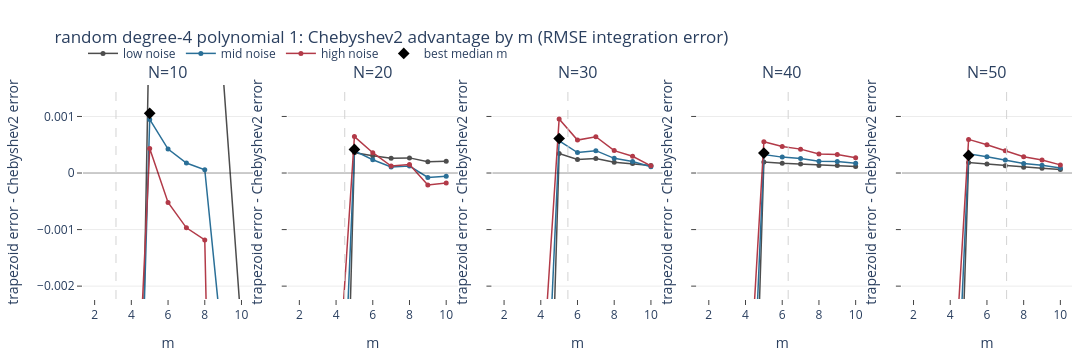
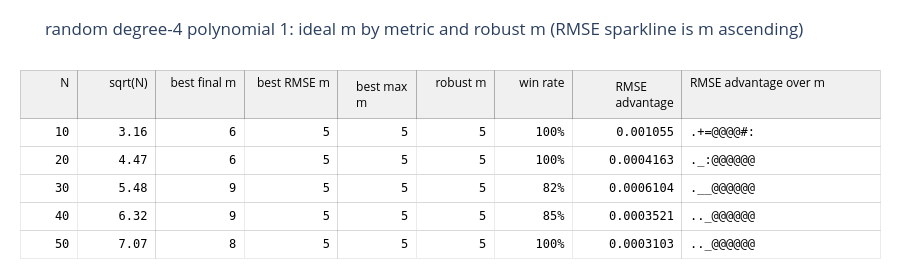
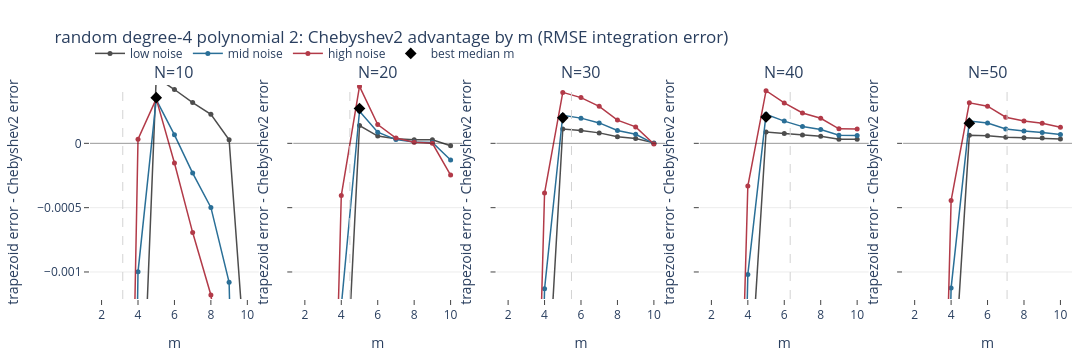
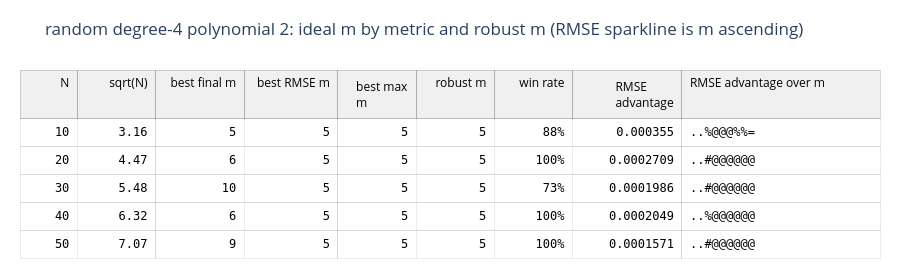

The code cell stored with these charts, in order, in its notebook:
### Markdown cell above
## Decision-oriented Plotly views

These views use the same comparison dataframe as the heatmaps above. Positive advantage is `trapezoid error - Chebyshev2 error`, so values above zero favor Chebyshev2. The diamond marks the best median RMSE `m`; the light grey dashed line is `sqrt(N)`. The table reports ideal `m` by metric plus a rank-based robust `m`.

### Code cell
for function in FUNCTIONS:
    display(
        plot_advantage_curves_by_sample_count(
            comparisons,
            function.name,
            selected_sample_counts=SAMPLE_COUNTS,
            metric="rmse_error",
            y_range_min_m=POLYNOMIAL_NODE_COUNT,
        )
    )
    display(
        plot_robust_m_table(
            comparisons,
            function.name,
            selected_sample_counts=SAMPLE_COUNTS,
        )
    )

### Figure 1 — Plotly figure (JSON) as saved in the notebook; plotly's stock layout.template omitted (floating-point values rounded to 4 significant figures)
{"data": [{"customdata": [["10", "low noise"], ["10", "low noise"], ["10", "low noise"], ["10", "low noise"], ["10", "low noise"], ["10", "low noise"], ["10", "low noise"], ["10", "low noise"], ["10", "low noise"]], "hovertemplate": "N=%{customdata[0]}<br>m=%{x}<br>noise band=%{customdata[1]}<br>advantage=%{y:.4g}<extra></extra>", "legendgroup": "low noise", "line": {"color": "#4d4d4d", "width": 1.5}, "marker": {"size": 5}, "mode": "lines+markers", "name": "low noise", "showlegend": true, "type": "scatter", "x": [2, 3, 4, 5, 6, 7, 8, 9, 10], "xaxis": "x", "y": [-0.02555, -0.01214, -0.01453, 0.003138, 0.00296, 0.002876, 0.002835, 0.001734, -0.002768], "yaxis": "y"}, {"customdata": [["10", "mid noise"], ["10", "mid noise"], ["10", "mid noise"], ["10", "mid noise"], ["10", "mid noise"], ["10", "mid noise"], ["10", "mid noise"], ["10", "mid noise"], ["10", "mid noise"]], "hovertemplate": "N=%{customdata[0]}<br>m=%{x}<br>noise band=%{customdata[1]}<br>advantage=%{y:.4g}<extra></extra>", "legendgroup": "mid noise", "line": {"color": "#2a6f97", "width": 1.5}, "marker": {"size": 5}, "mode": "lines+markers", "name": "mid noise", "showlegend": true, "type": "scatter", "x": [2, 3, 4, 5, 6, 7, 8, 9, 10], "xaxis": "x", "y": [-0.01814, -0.008613, -0.01018, 0.0009472, 0.0004235, 0.0001769, 5.856e-05, -0.003173, -0.01638], "yaxis": "y"}, {"customdata": [["10", "high noise"], ["10", "high noise"], ["10", "high noise"], ["10", "high noise"], ["10", "high noise"], ["10", "high noise"], ["10", "high noise"], ["10", "high noise"], ["10", "high noise"]], "hovertemplate": "N=%{customdata[0]}<br>m=%{x}<br>noise band=%{customdata[1]}<br>advantage=%{y:.4g}<extra></extra>", "legendgroup": "high noise", "line": {"color": "#b23a48", "width": 1.5}, "marker": {"size": 5}, "mode": "lines+markers", "name": "high noise", "showlegend": true, "type": "scatter", "x": [2, 3, 4, 5, 6, 7, 8, 9, 10], "xaxis": "x", "y": [-0.009995, -0.00541, -0.006434, 0.0004318, -0.0005205, -0.0009688, -0.001184, -0.007059, -0.03107], "yaxis": "y"}, {"hovertemplate": "best median m=%{x}<br>median advantage=%{y:.4g}<extra></extra>", "legendgroup": "best median m", "marker": {"color": "black", "size": 9, "symbol": "diamond"}, "mode": "markers", "name": "best median m", "showlegend": true, "type": "scatter", "x": [5], "xaxis": "x", "y": [0.001055], "yaxis": "y"}, {"customdata": [["20", "low noise"], ["20", "low noise"], ["20", "low noise"], ["20", "low noise"], ["20", "low noise"], ["20", "low noise"], ["20", "low noise"], ["20", "low noise"], ["20", "low noise"]], "hovertemplate": "N=%{customdata[0]}<br>m=%{x}<br>noise band=%{customdata[1]}<br>advantage=%{y:.4g}<extra></extra>", "legendgroup": "low noise", "line": {"color": "#4d4d4d", "width": 1.5}, "marker": {"size": 5}, "mode": "lines+markers", "name": "low noise", "showlegend": false, "type": "scatter", "x": [2, 3, 4, 5, 6, 7, 8, 9, 10], "xaxis": "x2", "y": [-0.01483, -0.01196, -0.01171, 0.0003604, 0.0003069, 0.0002628, 0.0002676, 0.0001999, 0.0002064], "yaxis": "y2"}, {"customdata": [["20", "mid noise"], ["20", "mid noise"], ["20", "mid noise"], ["20", "mid noise"], ["20", "mid noise"], ["20", "mid noise"], ["20", "mid noise"], ["20", "mid noise"], ["20", "mid noise"]], "hovertemplate": "N=%{customdata[0]}<br>m=%{x}<br>noise band=%{customdata[1]}<br>advantage=%{y:.4g}<extra></extra>", "legendgroup": "mid noise", "line": {"color": "#2a6f97", "width": 1.5}, "marker": {"size": 5}, "mode": "lines+markers", "name": "mid noise", "showlegend": false, "type": "scatter", "x": [2, 3, 4, 5, 6, 7, 8, 9, 10], "xaxis": "x2", "y": [-0.009244, -0.007798, -0.007278, 0.0003923, 0.0002355, 0.0001076, 0.0001235, -7.825e-05, -5.923e-05], "yaxis": "y2"}, {"customdata": [["20", "high noise"], ["20", "high noise"], ["20", "high noise"], ["20", "high noise"], ["20", "high noise"], ["20", "high noise"], ["20", "high noise"], ["20", "high noise"], ["20", "high noise"]], "hovertemplate": "N=%{customdata[0]}<br>m=%{x}<br>noise band=%{customdata[1]}<br>advantage=%{y:.4g}<extra></extra>", "legendgroup": "high noise", "line": {"color": "#b23a48", "width": 1.5}, "marker": {"size": 5}, "mode": "lines+markers", "name": "high noise", "showlegend": false, "type": "scatter", "x": [2, 3, 4, 5, 6, 7, 8, 9, 10], "xaxis": "x2", "y": [-0.004884, -0.004722, -0.004284, 0.0006444, 0.0003593, 0.0001241, 0.0001494, -0.0002112, -0.0001766], "yaxis": "y2"}, {"hovertemplate": "best median m=%{x}<br>median advantage=%{y:.4g}<extra></extra>", "legendgroup": "best median m", "marker": {"color": "black", "size": 9, "symbol": "diamond"}, "mode": "markers", "name": "best median m", "showlegend": false, "type": "scatter", "x": [5], "xaxis": "x2", "y": [0.0004163], "yaxis": "y2"}, {"customdata": [["30", "low noise"], ["30", "low noise"], ["30", "low noise"], ["30", "low noise"], ["30", "low noise"], ["30", "low noise"], ["30", "low noise"], ["30", "low noise"], ["30", "low noise"]], "hovertemplate": "N=%{customdata[0]}<br>m=%{x}<br>noise band=%{customdata[1]}<br>advantage=%{y:.4g}<extra></extra>", "legendgroup": "low noise", "line": {"color": "#4d4d4d", "width": 1.5}, "marker": {"size": 5}, "mode": "lines+markers", "name": "low noise", "showlegend": false, "type": "scatter", "x": [2, 3, 4, 5, 6, 7, 8, 9, 10], "xaxis": "x3", "y": [-0.01214, -0.01105, -0.01037, 0.0003434, 0.0002403, 0.000257, 0.0001893, 0.0001662, 0.0001322], "yaxis": "y3"}, {"customdata": [["30", "mid noise"], ["30", "mid noise"], ["30", "mid noise"], ["30", "mid noise"], ["30", "mid noise"], ["30", "mid noise"], ["30", "mid noise"], ["30", "mid noise"], ["30", "mid noise"]], "hovertemplate": "N=%{customdata[0]}<br>m=%{x}<br>noise band=%{customdata[1]}<br>advantage=%{y:.4g}<extra></extra>", "legendgroup": "mid noise", "line": {"color": "#2a6f97", "width": 1.5}, "marker": {"size": 5}, "mode": "lines+markers", "name": "mid noise", "showlegend": false, "type": "scatter", "x": [2, 3, 4, 5, 6, 7, 8, 9, 10], "xaxis": "x3", "y": [-0.007877, -0.007179, -0.006652, 0.000568, 0.0003617, 0.0003951, 0.0002597, 0.0002047, 0.0001116], "yaxis": "y3"}, {"customdata": [["30", "high noise"], ["30", "high noise"], ["30", "high noise"], ["30", "high noise"], ["30", "high noise"], ["30", "high noise"], ["30", "high noise"], ["30", "high noise"], ["30", "high noise"]], "hovertemplate": "N=%{customdata[0]}<br>m=%{x}<br>noise band=%{customdata[1]}<br>advantage=%{y:.4g}<extra></extra>", "legendgroup": "high noise", "line": {"color": "#b23a48", "width": 1.5}, "marker": {"size": 5}, "mode": "lines+markers", "name": "high noise", "showlegend": false, "type": "scatter", "x": [2, 3, 4, 5, 6, 7, 8, 9, 10], "xaxis": "x3", "y": [-0.004732, -0.004306, -0.004021, 0.0009568, 0.0005818, 0.0006426, 0.0003964, 0.0002963, 0.000127], "yaxis": "y3"}, {"hovertemplate": "best median m=%{x}<br>median advantage=%{y:.4g}<extra></extra>", "legendgroup": "best median m", "marker": {"color": "black", "size": 9, "symbol": "diamond"}, "mode": "markers", "name": "best median m", "showlegend": false, "type": "scatter", "x": [5], "xaxis": "x3", "y": [0.0006104], "yaxis": "y3"}, {"customdata": [["40", "low noise"], ["40", "low noise"], ["40", "low noise"], ["40", "low noise"], ["40", "low noise"], ["40", "low noise"], ["40", "low noise"], ["40", "low noise"], ["40", "low noise"]], "hovertemplate": "N=%{customdata[0]}<br>m=%{x}<br>noise band=%{customdata[1]}<br>advantage=%{y:.4g}<extra></extra>", "legendgroup": "low noise", "line": {"color": "#4d4d4d", "width": 1.5}, "marker": {"size": 5}, "mode": "lines+markers", "name": "low noise", "showlegend": false, "type": "scatter", "x": [2, 3, 4, 5, 6, 7, 8, 9, 10], "xaxis": "x4", "y": [-0.01151, -0.01116, -0.01015, 0.0001942, 0.0001711, 0.000158, 0.0001339, 0.000132, 0.0001158], "yaxis": "y4"}, {"customdata": [["40", "mid noise"], ["40", "mid noise"], ["40", "mid noise"], ["40", "mid noise"], ["40", "mid noise"], ["40", "mid noise"], ["40", "mid noise"], ["40", "mid noise"], ["40", "mid noise"]], "hovertemplate": "N=%{customdata[0]}<br>m=%{x}<br>noise band=%{customdata[1]}<br>advantage=%{y:.4g}<extra></extra>", "legendgroup": "mid noise", "line": {"color": "#2a6f97", "width": 1.5}, "marker": {"size": 5}, "mode": "lines+markers", "name": "mid noise", "showlegend": false, "type": "scatter", "x": [2, 3, 4, 5, 6, 7, 8, 9, 10], "xaxis": "x4", "y": [-0.008127, -0.008011, -0.007188, 0.0003273, 0.0002811, 0.0002548, 0.0002067, 0.000203, 0.0001706], "yaxis": "y4"}, {"customdata": [["40", "high noise"], ["40", "high noise"], ["40", "high noise"], ["40", "high noise"], ["40", "high noise"], ["40", "high noise"], ["40", "high noise"], ["40", "high noise"], ["40", "high noise"]], "hovertemplate": "N=%{customdata[0]}<br>m=%{x}<br>noise band=%{customdata[1]}<br>advantage=%{y:.4g}<extra></extra>", "legendgroup": "high noise", "line": {"color": "#b23a48", "width": 1.5}, "marker": {"size": 5}, "mode": "lines+markers", "name": "high noise", "showlegend": false, "type": "scatter", "x": [2, 3, 4, 5, 6, 7, 8, 9, 10], "xaxis": "x4", "y": [-0.00524, -0.005467, -0.004978, 0.000554, 0.0004701, 0.0004223, 0.0003348, 0.0003281, 0.0002692], "yaxis": "y4"}, {"hovertemplate": "best median m=%{x}<br>median advantage=%{y:.4g}<extra></extra>", "legendgroup": "best median m", "marker": {"color": "black", "size": 9, "symbol": "diamond"}, "mode": "markers", "name": "best median m", "showlegend": false, "type": "scatter", "x": [5], "xaxis": "x4", "y": [0.0003521], "yaxis": "y4"}, {"customdata": [["50", "low noise"], ["50", "low noise"], ["50", "low noise"], ["50", "low noise"], ["50", "low noise"], ["50", "low noise"], ["50", "low noise"], ["50", "low noise"], ["50", "low noise"]], "hovertemplate": "N=%{customdata[0]}<br>m=%{x}<br>noise band=%{customdata[1]}<br>advantage=%{y:.4g}<extra></extra>", "legendgroup": "low noise", "line": {"color": "#4d4d4d", "width": 1.5}, "marker": {"size": 5}, "mode": "lines+markers", "name": "low noise", "showlegend": false, "type": "scatter", "x": [2, 3, 4, 5, 6, 7, 8, 9, 10], "xaxis": "x5", "y": [-0.01083, -0.01084, -0.009741, 0.0001845, 0.0001582, 0.0001293, 0.0001, 8.441e-05, 6.053e-05], "yaxis": "y5"}, {"customdata": [["50", "mid noise"], ["50", "mid noise"], ["50", "mid noise"], ["50", "mid noise"], ["50", "mid noise"], ["50", "mid noise"], ["50", "mid noise"], ["50", "mid noise"], ["50", "mid noise"]], "hovertemplate": "N=%{customdata[0]}<br>m=%{x}<br>noise band=%{customdata[1]}<br>advantage=%{y:.4g}<extra></extra>", "legendgroup": "mid noise", "line": {"color": "#2a6f97", "width": 1.5}, "marker": {"size": 5}, "mode": "lines+markers", "name": "mid noise", "showlegend": false, "type": "scatter", "x": [2, 3, 4, 5, 6, 7, 8, 9, 10], "xaxis": "x5", "y": [-0.007439, -0.007746, -0.006915, 0.0003386, 0.000286, 0.0002283, 0.0001697, 0.0001384, 9.064e-05], "yaxis": "y5"}, {"customdata": [["50", "high noise"], ["50", "high noise"], ["50", "high noise"], ["50", "high noise"], ["50", "high noise"], ["50", "high noise"], ["50", "high noise"], ["50", "high noise"], ["50", "high noise"]], "hovertemplate": "N=%{customdata[0]}<br>m=%{x}<br>noise band=%{customdata[1]}<br>advantage=%{y:.4g}<extra></extra>", "legendgroup": "high noise", "line": {"color": "#b23a48", "width": 1.5}, "marker": {"size": 5}, "mode": "lines+markers", "name": "high noise", "showlegend": false, "type": "scatter", "x": [2, 3, 4, 5, 6, 7, 8, 9, 10], "xaxis": "x5", "y": [-0.004495, -0.005284, -0.004803, 0.0005945, 0.0004989, 0.0003938, 0.0002873, 0.0002305, 0.0001436], "yaxis": "y5"}, {"hovertemplate": "best median m=%{x}<br>median advantage=%{y:.4g}<extra></extra>", "legendgroup": "best median m", "marker": {"color": "black", "size": 9, "symbol": "diamond"}, "mode": "markers", "name": "best median m", "showlegend": false, "type": "scatter", "x": [5], "xaxis": "x5", "y": [0.0003103], "yaxis": "y5"}], "layout": {"annotations": [{"font": {"size": 16}, "showarrow": false, "text": "N=10", "x": 0.086, "xanchor": "center", "xref": "paper", "y": 1.0, "yanchor": "bottom", "yref": "paper"}, {"font": {"size": 16}, "showarrow": false, "text": "N=20", "x": 0.293, "xanchor": "center", "xref": "paper", "y": 1.0, "yanchor": "bottom", "yref": "paper"}, {"font": {"size": 16}, "showarrow": false, "text": "N=30", "x": 0.5, "xanchor": "center", "xref": "paper", "y": 1.0, "yanchor": "bottom", "yref": "paper"}, {"font": {"size": 16}, "showarrow": false, "text": "N=40", "x": 0.707, "xanchor": "center", "xref": "paper", "y": 1.0, "yanchor": "bottom", "yref": "paper"}, {"font": {"size": 16}, "showarrow": false, "text": "N=50", "x": 0.914, "xanchor": "center", "xref": "paper", "y": 1.0, "yanchor": "bottom", "yref": "paper"}], "height": 360, "legend": {"orientation": "h", "x": 0.0, "xanchor": "left", "y": 1.08, "yanchor": "bottom"}, "margin": {"b": 45, "l": 55, "r": 20, "t": 85}, "shapes": [{"line": {"color": "rgba(0,0,0,0.35)", "width": 1}, "type": "line", "x0": 0, "x1": 1, "xref": "x domain", "y0": 0.0, "y1": 0.0, "yref": "y"}, {"line": {"color": "lightgrey", "dash": "dash", "width": 1}, "type": "line", "x0": 3.162, "x1": 3.162, "xref": "x", "y0": 0, "y1": 1, "yref": "y domain"}, {"line": {"color": "rgba(0,0,0,0.35)", "width": 1}, "type": "line", "x0": 0, "x1": 1, "xref": "x2 domain", "y0": 0.0, "y1": 0.0, "yref": "y2"}, {"line": {"color": "lightgrey", "dash": "dash", "width": 1}, "type": "line", "x0": 4.472, "x1": 4.472, "xref": "x2", "y0": 0, "y1": 1, "yref": "y2 domain"}, {"line": {"color": "rgba(0,0,0,0.35)", "width": 1}, "type": "line", "x0": 0, "x1": 1, "xref": "x3 domain", "y0": 0.0, "y1": 0.0, "yref": "y3"}, {"line": {"color": "lightgrey", "dash": "dash", "width": 1}, "type": "line", "x0": 5.477, "x1": 5.477, "xref": "x3", "y0": 0, "y1": 1, "yref": "y3 domain"}, {"line": {"color": "rgba(0,0,0,0.35)", "width": 1}, "type": "line", "x0": 0, "x1": 1, "xref": "x4 domain", "y0": 0.0, "y1": 0.0, "yref": "y4"}, {"line": {"color": "lightgrey", "dash": "dash", "width": 1}, "type": "line", "x0": 6.325, "x1": 6.325, "xref": "x4", "y0": 0, "y1": 1, "yref": "y4 domain"}, {"line": {"color": "rgba(0,0,0,0.35)", "width": 1}, "type": "line", "x0": 0, "x1": 1, "xref": "x5 domain", "y0": 0.0, "y1": 0.0, "yref": "y5"}, {"line": {"color": "lightgrey", "dash": "dash", "width": 1}, "type": "line", "x0": 7.071, "x1": 7.071, "xref": "x5", "y0": 0, "y1": 1, "yref": "y5 domain"}], "title": {"text": "random degree-4 polynomial 1: Chebyshev2 advantage by m (RMSE integration error)"}, "width": 1200, "xaxis": {"anchor": "y", "domain": [0.0, 0.172], "showgrid": false, "ticks": "outside", "title": {"text": "m"}}, "xaxis2": {"anchor": "y2", "domain": [0.207, 0.379], "showgrid": false, "ticks": "outside", "title": {"text": "m"}}, "xaxis3": {"anchor": "y3", "domain": [0.414, 0.586], "showgrid": false, "ticks": "outside", "title": {"text": "m"}}, "xaxis4": {"anchor": "y4", "domain": [0.621, 0.793], "showgrid": false, "ticks": "outside", "title": {"text": "m"}}, "xaxis5": {"anchor": "y5", "domain": [0.828, 1.0], "showgrid": false, "ticks": "outside", "title": {"text": "m"}}, "yaxis": {"anchor": "x", "domain": [0.0, 1.0], "gridcolor": "rgba(0,0,0,0.08)", "range": [-0.002227, 0.001556], "showgrid": true, "ticks": "outside", "title": {"text": "trapezoid error - Chebyshev2 error"}, "zeroline": false}, "yaxis2": {"anchor": "x2", "domain": [0.0, 1.0], "gridcolor": "rgba(0,0,0,0.08)", "matches": "y", "range": [-0.002227, 0.001556], "showgrid": true, "showticklabels": false, "ticks": "outside", "title": {"text": "trapezoid error - Chebyshev2 error"}, "zeroline": false}, "yaxis3": {"anchor": "x3", "domain": [0.0, 1.0], "gridcolor": "rgba(0,0,0,0.08)", "matches": "y", "range": [-0.002227, 0.001556], "showgrid": true, "showticklabels": false, "ticks": "outside", "title": {"text": "trapezoid error - Chebyshev2 error"}, "zeroline": false}, "yaxis4": {"anchor": "x4", "domain": [0.0, 1.0], "gridcolor": "rgba(0,0,0,0.08)", "matches": "y", "range": [-0.002227, 0.001556], "showgrid": true, "showticklabels": false, "ticks": "outside", "title": {"text": "trapezoid error - Chebyshev2 error"}, "zeroline": false}, "yaxis5": {"anchor": "x5", "domain": [0.0, 1.0], "gridcolor": "rgba(0,0,0,0.08)", "matches": "y", "range": [-0.002227, 0.001556], "showgrid": true, "showticklabels": false, "ticks": "outside", "title": {"text": "trapezoid error - Chebyshev2 error"}, "zeroline": false}}}

### Figure 2 — Plotly figure (JSON) as saved in the notebook; plotly's stock layout.template omitted (floating-point values rounded to 4 significant figures)
{"data": [{"cells": {"align": ["right", "right", "right", "right", "right", "right", "right", "right", "left"], "fill": {"color": "white"}, "font": {"color": "black", "family": "monospace", "size": 12}, "height": 28, "line": {"color": "rgba(0,0,0,0.08)"}, "values": [[10, 20, 30, 40, 50], ["3.16", "4.47", "5.48", "6.32", "7.07"], [6, 6, 9, 9, 8], [5, 5, 5, 5, 5], [5, 5, 5, 5, 5], [5, 5, 5, 5, 5], ["100%", "100%", "82%", "85%", "100%"], ["0.001055", "0.0004163", "0.0006104", "0.0003521", "0.0003103"], [".+=@@@@#:", "._:@@@@@@", ".__@@@@@@", ".._@@@@@@", ".._@@@@@@"]]}, "columnwidth": [0.55, 0.75, 0.85, 0.9, 0.75, 0.75, 0.75, 1.05, 1.9], "header": {"align": ["right", "right", "right", "right", "right", "right", "right", "right", "left"], "fill": {"color": "rgba(0,0,0,0.06)"}, "font": {"color": "black", "size": 12}, "height": 28, "line": {"color": "rgba(0,0,0,0.15)"}, "values": ["N", "sqrt(N)", "best final m", "best RMSE m", "best max m", "robust m", "win rate", "RMSE advantage", "RMSE advantage over m"]}, "type": "table"}], "layout": {"height": 280, "margin": {"b": 20, "l": 20, "r": 20, "t": 70}, "title": {"text": "random degree-4 polynomial 1: ideal m by metric and robust m (RMSE sparkline is m ascending)"}}}

### Figure 3 — Plotly figure (JSON) as saved in the notebook; plotly's stock layout.template omitted (floating-point values rounded to 4 significant figures)
{"data": [{"customdata": [["10", "low noise"], ["10", "low noise"], ["10", "low noise"], ["10", "low noise"], ["10", "low noise"], ["10", "low noise"], ["10", "low noise"], ["10", "low noise"], ["10", "low noise"]], "hovertemplate": "N=%{customdata[0]}<br>m=%{x}<br>noise band=%{customdata[1]}<br>advantage=%{y:.4g}<extra></extra>", "legendgroup": "low noise", "line": {"color": "#4d4d4d", "width": 1.5}, "marker": {"size": 5}, "mode": "lines+markers", "name": "low noise", "showlegend": true, "type": "scatter", "x": [2, 3, 4, 5, 6, 7, 8, 9, 10], "xaxis": "x", "y": [-0.01307, -0.0135, -0.003027, 0.000512, 0.0004185, 0.0003171, 0.0002261, 2.754e-05, -0.001912], "yaxis": "y"}, {"customdata": [["10", "mid noise"], ["10", "mid noise"], ["10", "mid noise"], ["10", "mid noise"], ["10", "mid noise"], ["10", "mid noise"], ["10", "mid noise"], ["10", "mid noise"], ["10", "mid noise"]], "hovertemplate": "N=%{customdata[0]}<br>m=%{x}<br>noise band=%{customdata[1]}<br>advantage=%{y:.4g}<extra></extra>", "legendgroup": "mid noise", "line": {"color": "#2a6f97", "width": 1.5}, "marker": {"size": 5}, "mode": "lines+markers", "name": "mid noise", "showlegend": true, "type": "scatter", "x": [2, 3, 4, 5, 6, 7, 8, 9, 10], "xaxis": "x", "y": [-0.009573, -0.01018, -0.000999, 0.0003404, 6.611e-05, -0.0002314, -0.0004981, -0.001081, -0.00677], "yaxis": "y"}, {"customdata": [["10", "high noise"], ["10", "high noise"], ["10", "high noise"], ["10", "high noise"], ["10", "high noise"], ["10", "high noise"], ["10", "high noise"], ["10", "high noise"], ["10", "high noise"]], "hovertemplate": "N=%{customdata[0]}<br>m=%{x}<br>noise band=%{customdata[1]}<br>advantage=%{y:.4g}<extra></extra>", "legendgroup": "high noise", "line": {"color": "#b23a48", "width": 1.5}, "marker": {"size": 5}, "mode": "lines+markers", "name": "high noise", "showlegend": true, "type": "scatter", "x": [2, 3, 4, 5, 6, 7, 8, 9, 10], "xaxis": "x", "y": [-0.0064, -0.007384, 3.221e-05, 0.0003459, -0.0001527, -0.0006936, -0.001178, -0.002238, -0.01258], "yaxis": "y"}, {"hovertemplate": "best median m=%{x}<br>median advantage=%{y:.4g}<extra></extra>", "legendgroup": "best median m", "marker": {"color": "black", "size": 9, "symbol": "diamond"}, "mode": "markers", "name": "best median m", "showlegend": true, "type": "scatter", "x": [5], "xaxis": "x", "y": [0.000355], "yaxis": "y"}, {"customdata": [["20", "low noise"], ["20", "low noise"], ["20", "low noise"], ["20", "low noise"], ["20", "low noise"], ["20", "low noise"], ["20", "low noise"], ["20", "low noise"], ["20", "low noise"]], "hovertemplate": "N=%{customdata[0]}<br>m=%{x}<br>noise band=%{customdata[1]}<br>advantage=%{y:.4g}<extra></extra>", "legendgroup": "low noise", "line": {"color": "#4d4d4d", "width": 1.5}, "marker": {"size": 5}, "mode": "lines+markers", "name": "low noise", "showlegend": false, "type": "scatter", "x": [2, 3, 4, 5, 6, 7, 8, 9, 10], "xaxis": "x2", "y": [-0.01086, -0.01075, -0.002692, 0.0001379, 5.654e-05, 3.496e-05, 2.884e-05, 2.727e-05, -1.901e-05], "yaxis": "y2"}, {"customdata": [["20", "mid noise"], ["20", "mid noise"], ["20", "mid noise"], ["20", "mid noise"], ["20", "mid noise"], ["20", "mid noise"], ["20", "mid noise"], ["20", "mid noise"], ["20", "mid noise"]], "hovertemplate": "N=%{customdata[0]}<br>m=%{x}<br>noise band=%{customdata[1]}<br>advantage=%{y:.4g}<extra></extra>", "legendgroup": "mid noise", "line": {"color": "#2a6f97", "width": 1.5}, "marker": {"size": 5}, "mode": "lines+markers", "name": "mid noise", "showlegend": false, "type": "scatter", "x": [2, 3, 4, 5, 6, 7, 8, 9, 10], "xaxis": "x2", "y": [-0.007981, -0.008052, -0.001266, 0.0002498, 8.657e-05, 2.912e-05, 1.115e-05, 6.557e-06, -0.0001292], "yaxis": "y2"}, {"customdata": [["20", "high noise"], ["20", "high noise"], ["20", "high noise"], ["20", "high noise"], ["20", "high noise"], ["20", "high noise"], ["20", "high noise"], ["20", "high noise"], ["20", "high noise"]], "hovertemplate": "N=%{customdata[0]}<br>m=%{x}<br>noise band=%{customdata[1]}<br>advantage=%{y:.4g}<extra></extra>", "legendgroup": "high noise", "line": {"color": "#b23a48", "width": 1.5}, "marker": {"size": 5}, "mode": "lines+markers", "name": "high noise", "showlegend": false, "type": "scatter", "x": [2, 3, 4, 5, 6, 7, 8, 9, 10], "xaxis": "x2", "y": [-0.005324, -0.00572, -0.0004063, 0.0004427, 0.0001459, 4.15e-05, 8.816e-06, 4.734e-07, -0.0002464], "yaxis": "y2"}, {"hovertemplate": "best median m=%{x}<br>median advantage=%{y:.4g}<extra></extra>", "legendgroup": "best median m", "marker": {"color": "black", "size": 9, "symbol": "diamond"}, "mode": "markers", "name": "best median m", "showlegend": false, "type": "scatter", "x": [5], "xaxis": "x2", "y": [0.0002709], "yaxis": "y2"}, {"customdata": [["30", "low noise"], ["30", "low noise"], ["30", "low noise"], ["30", "low noise"], ["30", "low noise"], ["30", "low noise"], ["30", "low noise"], ["30", "low noise"], ["30", "low noise"]], "hovertemplate": "N=%{customdata[0]}<br>m=%{x}<br>noise band=%{customdata[1]}<br>advantage=%{y:.4g}<extra></extra>", "legendgroup": "low noise", "line": {"color": "#4d4d4d", "width": 1.5}, "marker": {"size": 5}, "mode": "lines+markers", "name": "low noise", "showlegend": false, "type": "scatter", "x": [2, 3, 4, 5, 6, 7, 8, 9, 10], "xaxis": "x3", "y": [-0.01015, -0.009893, -0.002358, 0.000111, 9.986e-05, 8.13e-05, 5.172e-05, 3.721e-05, 3.56e-06], "yaxis": "y3"}, {"customdata": [["30", "mid noise"], ["30", "mid noise"], ["30", "mid noise"], ["30", "mid noise"], ["30", "mid noise"], ["30", "mid noise"], ["30", "mid noise"], ["30", "mid noise"], ["30", "mid noise"]], "hovertemplate": "N=%{customdata[0]}<br>m=%{x}<br>noise band=%{customdata[1]}<br>advantage=%{y:.4g}<extra></extra>", "legendgroup": "mid noise", "line": {"color": "#2a6f97", "width": 1.5}, "marker": {"size": 5}, "mode": "lines+markers", "name": "mid noise", "showlegend": false, "type": "scatter", "x": [2, 3, 4, 5, 6, 7, 8, 9, 10], "xaxis": "x3", "y": [-0.007723, -0.007541, -0.001131, 0.0002183, 0.000196, 0.0001589, 9.972e-05, 7.071e-05, -2.142e-06], "yaxis": "y3"}, {"customdata": [["30", "high noise"], ["30", "high noise"], ["30", "high noise"], ["30", "high noise"], ["30", "high noise"], ["30", "high noise"], ["30", "high noise"], ["30", "high noise"], ["30", "high noise"]], "hovertemplate": "N=%{customdata[0]}<br>m=%{x}<br>noise band=%{customdata[1]}<br>advantage=%{y:.4g}<extra></extra>", "legendgroup": "high noise", "line": {"color": "#b23a48", "width": 1.5}, "marker": {"size": 5}, "mode": "lines+markers", "name": "high noise", "showlegend": false, "type": "scatter", "x": [2, 3, 4, 5, 6, 7, 8, 9, 10], "xaxis": "x3", "y": [-0.005563, -0.005521, -0.0003861, 0.0003961, 0.0003556, 0.0002881, 0.0001806, 0.0001278, -4.631e-06], "yaxis": "y3"}, {"hovertemplate": "best median m=%{x}<br>median advantage=%{y:.4g}<extra></extra>", "legendgroup": "best median m", "marker": {"color": "black", "size": 9, "symbol": "diamond"}, "mode": "markers", "name": "best median m", "showlegend": false, "type": "scatter", "x": [5], "xaxis": "x3", "y": [0.0001986], "yaxis": "y3"}, {"customdata": [["40", "low noise"], ["40", "low noise"], ["40", "low noise"], ["40", "low noise"], ["40", "low noise"], ["40", "low noise"], ["40", "low noise"], ["40", "low noise"], ["40", "low noise"]], "hovertemplate": "N=%{customdata[0]}<br>m=%{x}<br>noise band=%{customdata[1]}<br>advantage=%{y:.4g}<extra></extra>", "legendgroup": "low noise", "line": {"color": "#4d4d4d", "width": 1.5}, "marker": {"size": 5}, "mode": "lines+markers", "name": "low noise", "showlegend": false, "type": "scatter", "x": [2, 3, 4, 5, 6, 7, 8, 9, 10], "xaxis": "x4", "y": [-0.009826, -0.009519, -0.002167, 8.762e-05, 7.571e-05, 6.569e-05, 5.426e-05, 3.179e-05, 3.124e-05], "yaxis": "y4"}, {"customdata": [["40", "mid noise"], ["40", "mid noise"], ["40", "mid noise"], ["40", "mid noise"], ["40", "mid noise"], ["40", "mid noise"], ["40", "mid noise"], ["40", "mid noise"], ["40", "mid noise"]], "hovertemplate": "N=%{customdata[0]}<br>m=%{x}<br>noise band=%{customdata[1]}<br>advantage=%{y:.4g}<extra></extra>", "legendgroup": "mid noise", "line": {"color": "#2a6f97", "width": 1.5}, "marker": {"size": 5}, "mode": "lines+markers", "name": "mid noise", "showlegend": false, "type": "scatter", "x": [2, 3, 4, 5, 6, 7, 8, 9, 10], "xaxis": "x4", "y": [-0.007483, -0.007298, -0.001019, 0.0002253, 0.0001729, 0.0001301, 0.0001072, 6.231e-05, 6.119e-05], "yaxis": "y4"}, {"customdata": [["40", "high noise"], ["40", "high noise"], ["40", "high noise"], ["40", "high noise"], ["40", "high noise"], ["40", "high noise"], ["40", "high noise"], ["40", "high noise"], ["40", "high noise"]], "hovertemplate": "N=%{customdata[0]}<br>m=%{x}<br>noise band=%{customdata[1]}<br>advantage=%{y:.4g}<extra></extra>", "legendgroup": "high noise", "line": {"color": "#b23a48", "width": 1.5}, "marker": {"size": 5}, "mode": "lines+markers", "name": "high noise", "showlegend": false, "type": "scatter", "x": [2, 3, 4, 5, 6, 7, 8, 9, 10], "xaxis": "x4", "y": [-0.005296, -0.005346, -0.000332, 0.0004093, 0.000314, 0.0002362, 0.0001947, 0.000113, 0.0001109], "yaxis": "y4"}, {"hovertemplate": "best median m=%{x}<br>median advantage=%{y:.4g}<extra></extra>", "legendgroup": "best median m", "marker": {"color": "black", "size": 9, "symbol": "diamond"}, "mode": "markers", "name": "best median m", "showlegend": false, "type": "scatter", "x": [5], "xaxis": "x4", "y": [0.0002049], "yaxis": "y4"}, {"customdata": [["50", "low noise"], ["50", "low noise"], ["50", "low noise"], ["50", "low noise"], ["50", "low noise"], ["50", "low noise"], ["50", "low noise"], ["50", "low noise"], ["50", "low noise"]], "hovertemplate": "N=%{customdata[0]}<br>m=%{x}<br>noise band=%{customdata[1]}<br>advantage=%{y:.4g}<extra></extra>", "legendgroup": "low noise", "line": {"color": "#4d4d4d", "width": 1.5}, "marker": {"size": 5}, "mode": "lines+markers", "name": "low noise", "showlegend": false, "type": "scatter", "x": [2, 3, 4, 5, 6, 7, 8, 9, 10], "xaxis": "x5", "y": [-0.009845, -0.0095, -0.00219, 6.199e-05, 5.87e-05, 4.797e-05, 4.431e-05, 4.204e-05, 3.4e-05], "yaxis": "y5"}, {"customdata": [["50", "mid noise"], ["50", "mid noise"], ["50", "mid noise"], ["50", "mid noise"], ["50", "mid noise"], ["50", "mid noise"], ["50", "mid noise"], ["50", "mid noise"], ["50", "mid noise"]], "hovertemplate": "N=%{customdata[0]}<br>m=%{x}<br>noise band=%{customdata[1]}<br>advantage=%{y:.4g}<extra></extra>", "legendgroup": "mid noise", "line": {"color": "#2a6f97", "width": 1.5}, "marker": {"size": 5}, "mode": "lines+markers", "name": "mid noise", "showlegend": false, "type": "scatter", "x": [2, 3, 4, 5, 6, 7, 8, 9, 10], "xaxis": "x5", "y": [-0.007879, -0.007609, -0.001124, 0.0001729, 0.0001584, 0.0001112, 9.512e-05, 8.515e-05, 6.85e-05], "yaxis": "y5"}, {"customdata": [["50", "high noise"], ["50", "high noise"], ["50", "high noise"], ["50", "high noise"], ["50", "high noise"], ["50", "high noise"], ["50", "high noise"], ["50", "high noise"], ["50", "high noise"]], "hovertemplate": "N=%{customdata[0]}<br>m=%{x}<br>noise band=%{customdata[1]}<br>advantage=%{y:.4g}<extra></extra>", "legendgroup": "high noise", "line": {"color": "#b23a48", "width": 1.5}, "marker": {"size": 5}, "mode": "lines+markers", "name": "high noise", "showlegend": false, "type": "scatter", "x": [2, 3, 4, 5, 6, 7, 8, 9, 10], "xaxis": "x5", "y": [-0.005982, -0.005853, -0.0004453, 0.0003152, 0.0002888, 0.000203, 0.0001737, 0.0001556, 0.0001253], "yaxis": "y5"}, {"hovertemplate": "best median m=%{x}<br>median advantage=%{y:.4g}<extra></extra>", "legendgroup": "best median m", "marker": {"color": "black", "size": 9, "symbol": "diamond"}, "mode": "markers", "name": "best median m", "showlegend": false, "type": "scatter", "x": [5], "xaxis": "x5", "y": [0.0001571], "yaxis": "y5"}], "layout": {"annotations": [{"font": {"size": 16}, "showarrow": false, "text": "N=10", "x": 0.086, "xanchor": "center", "xref": "paper", "y": 1.0, "yanchor": "bottom", "yref": "paper"}, {"font": {"size": 16}, "showarrow": false, "text": "N=20", "x": 0.293, "xanchor": "center", "xref": "paper", "y": 1.0, "yanchor": "bottom", "yref": "paper"}, {"font": {"size": 16}, "showarrow": false, "text": "N=30", "x": 0.5, "xanchor": "center", "xref": "paper", "y": 1.0, "yanchor": "bottom", "yref": "paper"}, {"font": {"size": 16}, "showarrow": false, "text": "N=40", "x": 0.707, "xanchor": "center", "xref": "paper", "y": 1.0, "yanchor": "bottom", "yref": "paper"}, {"font": {"size": 16}, "showarrow": false, "text": "N=50", "x": 0.914, "xanchor": "center", "xref": "paper", "y": 1.0, "yanchor": "bottom", "yref": "paper"}], "height": 360, "legend": {"orientation": "h", "x": 0.0, "xanchor": "left", "y": 1.08, "yanchor": "bottom"}, "margin": {"b": 45, "l": 55, "r": 20, "t": 85}, "shapes": [{"line": {"color": "rgba(0,0,0,0.35)", "width": 1}, "type": "line", "x0": 0, "x1": 1, "xref": "x domain", "y0": 0.0, "y1": 0.0, "yref": "y"}, {"line": {"color": "lightgrey", "dash": "dash", "width": 1}, "type": "line", "x0": 3.162, "x1": 3.162, "xref": "x", "y0": 0, "y1": 1, "yref": "y domain"}, {"line": {"color": "rgba(0,0,0,0.35)", "width": 1}, "type": "line", "x0": 0, "x1": 1, "xref": "x2 domain", "y0": 0.0, "y1": 0.0, "yref": "y2"}, {"line": {"color": "lightgrey", "dash": "dash", "width": 1}, "type": "line", "x0": 4.472, "x1": 4.472, "xref": "x2", "y0": 0, "y1": 1, "yref": "y2 domain"}, {"line": {"color": "rgba(0,0,0,0.35)", "width": 1}, "type": "line", "x0": 0, "x1": 1, "xref": "x3 domain", "y0": 0.0, "y1": 0.0, "yref": "y3"}, {"line": {"color": "lightgrey", "dash": "dash", "width": 1}, "type": "line", "x0": 5.477, "x1": 5.477, "xref": "x3", "y0": 0, "y1": 1, "yref": "y3 domain"}, {"line": {"color": "rgba(0,0,0,0.35)", "width": 1}, "type": "line", "x0": 0, "x1": 1, "xref": "x4 domain", "y0": 0.0, "y1": 0.0, "yref": "y4"}, {"line": {"color": "lightgrey", "dash": "dash", "width": 1}, "type": "line", "x0": 6.325, "x1": 6.325, "xref": "x4", "y0": 0, "y1": 1, "yref": "y4 domain"}, {"line": {"color": "rgba(0,0,0,0.35)", "width": 1}, "type": "line", "x0": 0, "x1": 1, "xref": "x5 domain", "y0": 0.0, "y1": 0.0, "yref": "y5"}, {"line": {"color": "lightgrey", "dash": "dash", "width": 1}, "type": "line", "x0": 7.071, "x1": 7.071, "xref": "x5", "y0": 0, "y1": 1, "yref": "y5 domain"}], "title": {"text": "random degree-4 polynomial 2: Chebyshev2 advantage by m (RMSE integration error)"}, "width": 1200, "xaxis": {"anchor": "y", "domain": [0.0, 0.172], "showgrid": false, "ticks": "outside", "title": {"text": "m"}}, "xaxis2": {"anchor": "y2", "domain": [0.207, 0.379], "showgrid": false, "ticks": "outside", "title": {"text": "m"}}, "xaxis3": {"anchor": "y3", "domain": [0.414, 0.586], "showgrid": false, "ticks": "outside", "title": {"text": "m"}}, "xaxis4": {"anchor": "y4", "domain": [0.621, 0.793], "showgrid": false, "ticks": "outside", "title": {"text": "m"}}, "xaxis5": {"anchor": "y5", "domain": [0.828, 1.0], "showgrid": false, "ticks": "outside", "title": {"text": "m"}}, "yaxis": {"anchor": "x", "domain": [0.0, 1.0], "gridcolor": "rgba(0,0,0,0.08)", "range": [-0.00121, 0.0004535], "showgrid": true, "ticks": "outside", "title": {"text": "trapezoid error - Chebyshev2 error"}, "zeroline": false}, "yaxis2": {"anchor": "x2", "domain": [0.0, 1.0], "gridcolor": "rgba(0,0,0,0.08)", "matches": "y", "range": [-0.00121, 0.0004535], "showgrid": true, "showticklabels": false, "ticks": "outside", "title": {"text": "trapezoid error - Chebyshev2 error"}, "zeroline": false}, "yaxis3": {"anchor": "x3", "domain": [0.0, 1.0], "gridcolor": "rgba(0,0,0,0.08)", "matches": "y", "range": [-0.00121, 0.0004535], "showgrid": true, "showticklabels": false, "ticks": "outside", "title": {"text": "trapezoid error - Chebyshev2 error"}, "zeroline": false}, "yaxis4": {"anchor": "x4", "domain": [0.0, 1.0], "gridcolor": "rgba(0,0,0,0.08)", "matches": "y", "range": [-0.00121, 0.0004535], "showgrid": true, "showticklabels": false, "ticks": "outside", "title": {"text": "trapezoid error - Chebyshev2 error"}, "zeroline": false}, "yaxis5": {"anchor": "x5", "domain": [0.0, 1.0], "gridcolor": "rgba(0,0,0,0.08)", "matches": "y", "range": [-0.00121, 0.0004535], "showgrid": true, "showticklabels": false, "ticks": "outside", "title": {"text": "trapezoid error - Chebyshev2 error"}, "zeroline": false}}}

### Figure 4 — Plotly figure (JSON) as saved in the notebook; plotly's stock layout.template omitted (floating-point values rounded to 4 significant figures)
{"data": [{"cells": {"align": ["right", "right", "right", "right", "right", "right", "right", "right", "left"], "fill": {"color": "white"}, "font": {"color": "black", "family": "monospace", "size": 12}, "height": 28, "line": {"color": "rgba(0,0,0,0.08)"}, "values": [[10, 20, 30, 40, 50], ["3.16", "4.47", "5.48", "6.32", "7.07"], [5, 6, 10, 6, 9], [5, 5, 5, 5, 5], [5, 5, 5, 5, 5], [5, 5, 5, 5, 5], ["88%", "100%", "73%", "100%", "100%"], ["0.000355", "0.0002709", "0.0001986", "0.0002049", "0.0001571"], ["..%@@@%%=", "..#@@@@@@", "..#@@@@@@", "..%@@@@@@", "..#@@@@@@"]]}, "columnwidth": [0.55, 0.75, 0.85, 0.9, 0.75, 0.75, 0.75, 1.05, 1.9], "header": {"align": ["right", "right", "right", "right", "right", "right", "right", "right", "left"], "fill": {"color": "rgba(0,0,0,0.06)"}, "font": {"color": "black", "size": 12}, "height": 28, "line": {"color": "rgba(0,0,0,0.15)"}, "values": ["N", "sqrt(N)", "best final m", "best RMSE m", "best max m", "robust m", "win rate", "RMSE advantage", "RMSE advantage over m"]}, "type": "table"}], "layout": {"height": 280, "margin": {"b": 20, "l": 20, "r": 20, "t": 70}, "title": {"text": "random degree-4 polynomial 2: ideal m by metric and robust m (RMSE sparkline is m ascending)"}}}
